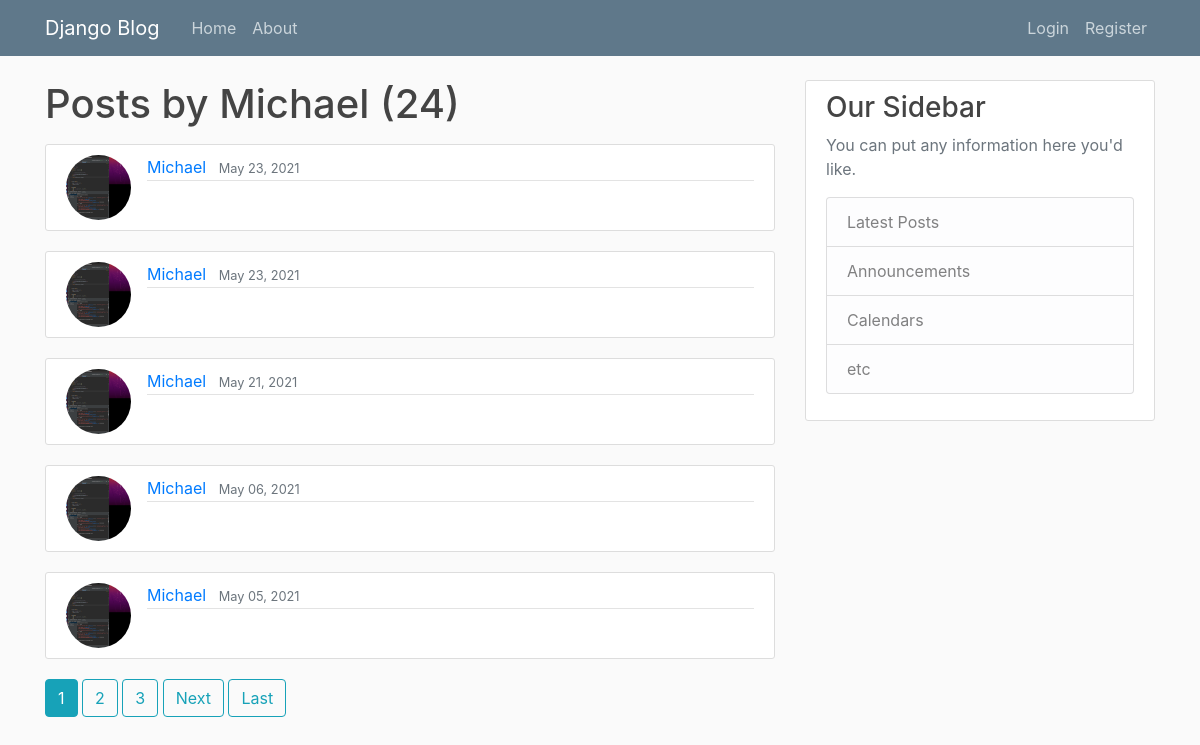
The app's page /user/Michael, older data.
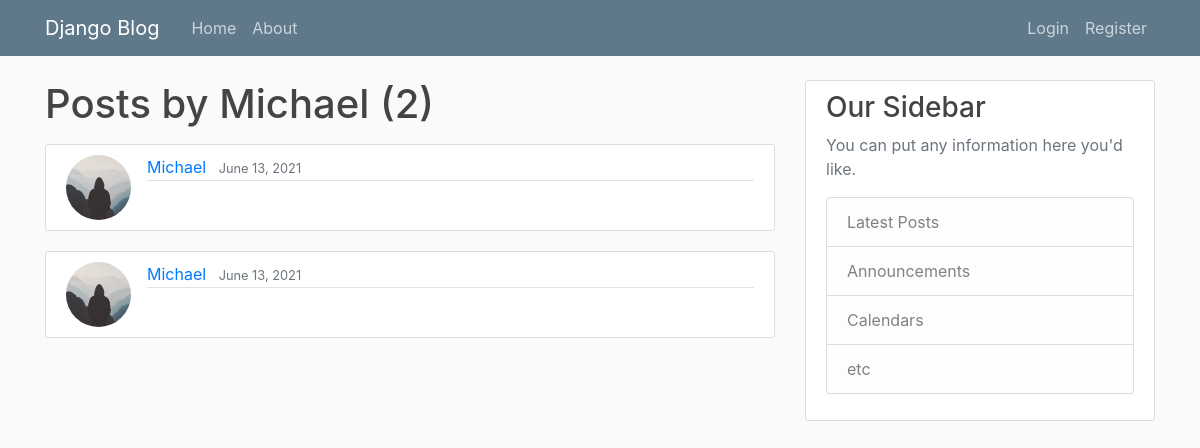
The same page, newer data.
### app/models.py (models this page shows, shortened)
class Post(models.Model):
    api = models.CharField(max_length=100)
    name = models.CharField(max_length=100, default = "default name")
    name_id = models.CharField(max_length=100, default = "default name_id")
    first_message = models.CharField(max_length=100, default = "hello my friend")
    date_posted = models.DateTimeField(default=timezone.now)
    author = models.ForeignKey(User, on_delete=models.CASCADE)
    running = models.BooleanField(default = False)
    message_pairs = JSONField(default=list)
    objects = PostManager()

### users/models.py (models this page shows, shortened)
class Profile(models.Model):
    user = models.OneToOneField(User, on_delete=models.CASCADE)
    image = models.ImageField(default='default.jpg', upload_to='profile_pics')

### app/views.py (the view)
# urls.py: path('user/<str:username>', UserPostListView.as_view(), name = 'user-posts'),
class UserPostListView(ListView):
    model = Post
    template_name = 'app/user_posts.html'
    context_object_name = 'posts'
    paginate_by = 5
    def get_queryset(self):
        user = get_object_or_404(User, username = self.kwargs.get('username'))
        return Post.objects.filter(author = user).order_by('-date_posted')

### app/templates/app/user_posts.html (shortened to what this page needs)
{% extends "app/base.html"%}
{% block content %}
    <h1 class="mb-3">Posts by {{ view.kwargs.username }} ({{ page_obj.paginator.count }})</h1>
  {% for post in posts %}
    <article class="media content-section">
    <img class ="rounded-circle article-img" src="{{ post.author.profile.image.url }}">
    <div class="media-body">
        <div class="article-metadata">
        <a class="mr-2" href="{% url 'user-posts' post.author.username %}">{{ post.author }}</a>
        <small class="text-muted">{{ post.date_posted|date:"F d, Y" }}</small>
        </div>
    </div>
</article>
  {% endfor %}
  {% if is_paginated %}
      {% for num in page_obj.paginator.page_range %}
        {% if page_obj.number == num %}
          <a class="btn btn-info mb-4" href="?page={{ num }}">{{ num }}</a>
        {% elif num > page_obj.number|add:'-3' and num < page_obj.number|add:'3' %}
          <a class="btn btn-outline-info mb-4" href="?page={{ num }}">{{ num }}</a>
        {% endif %}
      {% endfor %}
      {% if page_obj.has_next %}
        <a class="btn btn-outline-info mb-4" href="?page={{ page_obj.next_page_number }}">Next</a>
        <a class="btn btn-outline-info mb-4" href="?page={{ page_obj.paginator.num_pages }}">Last</a>
      {% endif %}
    {% endif %}
{% endblock content %}

Row changes from the older to the newer data that the page shows:
removed Post: author.profile.image (picture), author "Michael", date_posted "May 23, 2021"
removed Post: author.profile.image (picture), author "Michael", date_posted "May 23, 2021"
removed Post: author.profile.image (picture), author "Michael", date_posted "May 21, 2021"
removed Post: author.profile.image (picture), author "Michael", date_posted "May 06, 2021"
removed Post: author.profile.image (picture), author "Michael", date_posted "May 05, 2021"
now on this page (row edited): Post: author.profile.image (placeholder picture), author "Michael", date_posted "June 13, 2021"
now on this page (row edited): Post: author.profile.image (placeholder picture), author "Michael", date_posted "June 13, 2021"
Text that changed along with them:
{{ page_obj.paginator.count }}: "24" → "2"
list line gone: "1"
list line gone: "2"
list line gone: "3"
text no longer shown: "Next Last"
